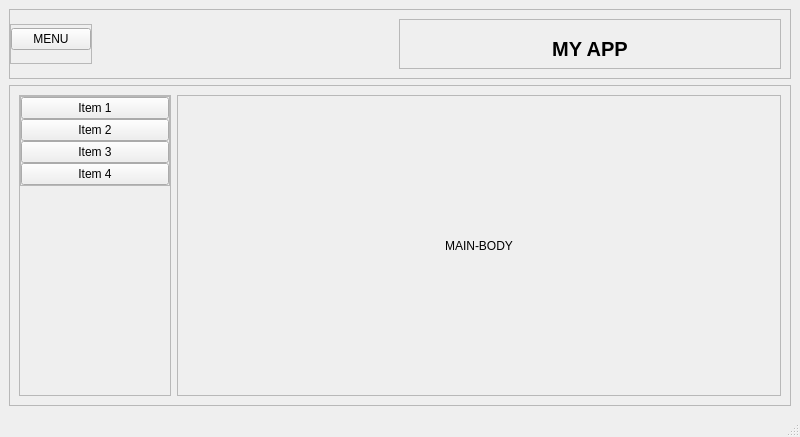
<?xml version="1.0" encoding="UTF-8"?>
<ui version="4.0">
 <class>MainWindow</class>
 <widget class="QMainWindow" name="MainWindow">
  <property name="geometry">
   <rect>
    <x>0</x>
    <y>0</y>
    <width>800</width>
    <height>437</height>
   </rect>
  </property>
  <property name="windowTitle">
   <string>MainWindow</string>
  </property>
  <widget class="QWidget" name="centralwidget">
   <layout class="QVBoxLayout" name="verticalLayout">
    <item alignment="Qt::AlignTop">
     <widget class="QFrame" name="header">
      <property name="minimumSize">
       <size>
        <width>0</width>
        <height>60</height>
       </size>
      </property>
      <property name="maximumSize">
       <size>
        <width>16777215</width>
        <height>70</height>
       </size>
      </property>
      <property name="frameShape">
       <enum>QFrame::StyledPanel</enum>
      </property>
      <property name="frameShadow">
       <enum>QFrame::Raised</enum>
      </property>
      <layout class="QHBoxLayout" name="horizontalLayout_2">
       <property name="leftMargin">
        <number>0</number>
       </property>
       <item alignment="Qt::AlignLeft">
        <widget class="QFrame" name="frame">
         <property name="minimumSize">
          <size>
           <width>0</width>
           <height>40</height>
          </size>
         </property>
         <property name="maximumSize">
          <size>
           <width>16777215</width>
           <height>40</height>
          </size>
         </property>
         <property name="frameShape">
          <enum>QFrame::StyledPanel</enum>
         </property>
         <property name="frameShadow">
          <enum>QFrame::Raised</enum>
         </property>
         <layout class="QHBoxLayout" name="horizontalLayout_3">
          <property name="leftMargin">
           <number>0</number>
          </property>
          <property name="topMargin">
           <number>0</number>
          </property>
          <property name="rightMargin">
           <number>0</number>
          </property>
          <item>
           <widget class="QPushButton" name="pushButton">
            <property name="text">
             <string>MENU</string>
            </property>
           </widget>
          </item>
         </layout>
        </widget>
       </item>
       <item>
        <widget class="QFrame" name="frame_3">
         <property name="frameShape">
          <enum>QFrame::StyledPanel</enum>
         </property>
         <property name="frameShadow">
          <enum>QFrame::Raised</enum>
         </property>
         <layout class="QVBoxLayout" name="verticalLayout_4">
          <item>
           <widget class="QLabel" name="label">
            <property name="minimumSize">
             <size>
              <width>0</width>
              <height>40</height>
             </size>
            </property>
            <property name="maximumSize">
             <size>
              <width>16777215</width>
              <height>40</height>
             </size>
            </property>
            <property name="font">
             <font>
              <pointsize>15</pointsize>
              <weight>75</weight>
              <bold>true</bold>
             </font>
            </property>
            <property name="text">
             <string>MY APP</string>
            </property>
            <property name="alignment">
             <set>Qt::AlignCenter</set>
            </property>
           </widget>
          </item>
         </layout>
        </widget>
       </item>
      </layout>
     </widget>
    </item>
    <item>
     <widget class="QFrame" name="frame_2">
      <property name="sizePolicy">
       <sizepolicy hsizetype="Preferred" vsizetype="Expanding">
        <horstretch>0</horstretch>
        <verstretch>0</verstretch>
       </sizepolicy>
      </property>
      <property name="frameShape">
       <enum>QFrame::StyledPanel</enum>
      </property>
      <property name="frameShadow">
       <enum>QFrame::Raised</enum>
      </property>
      <layout class="QHBoxLayout" name="horizontalLayout">
       <item alignment="Qt::AlignLeft">
        <widget class="QFrame" name="side_menu">
         <property name="frameShape">
          <enum>QFrame::StyledPanel</enum>
         </property>
         <property name="frameShadow">
          <enum>QFrame::Raised</enum>
         </property>
         <layout class="QVBoxLayout" name="verticalLayout_2">
          <property name="spacing">
           <number>0</number>
          </property>
          <property name="leftMargin">
           <number>0</number>
          </property>
          <property name="topMargin">
           <number>0</number>
          </property>
          <property name="rightMargin">
           <number>0</number>
          </property>
          <property name="bottomMargin">
           <number>0</number>
          </property>
          <item alignment="Qt::AlignTop">
           <widget class="QFrame" name="frame_4">
            <property name="minimumSize">
             <size>
              <width>150</width>
              <height>0</height>
             </size>
            </property>
            <property name="maximumSize">
             <size>
              <width>150</width>
              <height>16777215</height>
             </size>
            </property>
            <property name="frameShape">
             <enum>QFrame::StyledPanel</enum>
            </property>
            <property name="frameShadow">
             <enum>QFrame::Raised</enum>
            </property>
            <layout class="QVBoxLayout" name="verticalLayout_3">
             <property name="spacing">
              <number>0</number>
             </property>
             <property name="leftMargin">
              <number>0</number>
             </property>
             <property name="topMargin">
              <number>0</number>
             </property>
             <property name="rightMargin">
              <number>0</number>
             </property>
             <property name="bottomMargin">
              <number>0</number>
             </property>
             <item>
              <widget class="QPushButton" name="pushButton_2">
               <property name="text">
                <string>Item 1</string>
               </property>
              </widget>
             </item>
             <item>
              <widget class="QPushButton" name="pushButton_3">
               <property name="text">
                <string>Item 2</string>
               </property>
              </widget>
             </item>
             <item>
              <widget class="QPushButton" name="pushButton_4">
               <property name="text">
                <string>Item 3</string>
               </property>
              </widget>
             </item>
             <item>
              <widget class="QPushButton" name="pushButton_5">
               <property name="text">
                <string>Item 4</string>
               </property>
              </widget>
             </item>
            </layout>
           </widget>
          </item>
         </layout>
        </widget>
       </item>
       <item>
        <widget class="QFrame" name="main_body">
         <property name="sizePolicy">
          <sizepolicy hsizetype="Expanding" vsizetype="Preferred">
           <horstretch>0</horstretch>
           <verstretch>0</verstretch>
          </sizepolicy>
         </property>
         <property name="frameShape">
          <enum>QFrame::StyledPanel</enum>
         </property>
         <property name="frameShadow">
          <enum>QFrame::Raised</enum>
         </property>
         <layout class="QHBoxLayout" name="horizontalLayout_4">
          <item>
           <widget class="QLabel" name="label_2">
            <property name="text">
             <string>MAIN-BODY</string>
            </property>
            <property name="alignment">
             <set>Qt::AlignCenter</set>
            </property>
           </widget>
          </item>
         </layout>
        </widget>
       </item>
      </layout>
     </widget>
    </item>
   </layout>
  </widget>
  <widget class="QStatusBar" name="statusbar"/>
 </widget>
 <resources/>
 <connections/>
</ui>
